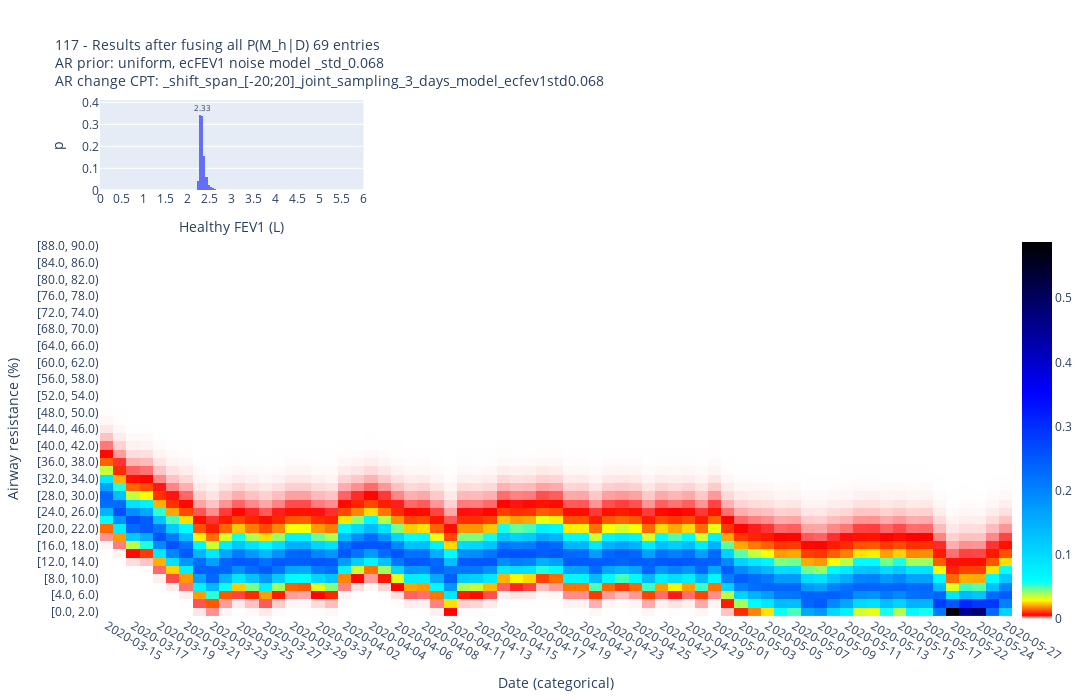

The notebook cell saved with this chart:
### Code cell
df_for_ID = df[df.ID == "117"]

dftmp, _, _ = dh.find_longest_consec_series(df_for_ID)

ecfef2575_cols = [
    "ecFEF2575%ecFEV1",
    "idx ecFEF2575%ecFEV1",
    "idx ecFEF25-75 % ecFEV1 (%)",
]
ecfev1_cols = [
    "ecFEV1",
    "idx ecFEV1 (L)",
]

# obs = "ecFEV1, ecFEF25-75"
obs = "ecFEV1"
dftmp[ecfef2575_cols] = np.nan
# obs = "no obs"
# dftmp[ecfev1_cols + ecfef2575_cols] = np.nan


(
    fig,
    p_M_given_D,
    log_p_D_given_M,
    AR_given_M_and_D,
    AR_given_M_and_all_D,
    res_dict,
) = algs.run_long_noise_model_through_time(
    dftmp,
    ar_prior="uniform",
    # ar_prior="uniform message to HFEV1",
    # ar_prior="breathe (2 days model, ecFEV1 addmultnoise, ecFEF25-75)",
    ar_change_cpt_suffix="_shift_span_[-20;20]_joint_sampling_3_days_model_ecfev1std0.068",
    ecfev1_noise_model_suffix="_std_0.068",
    fef2575_cpt_suffix="",
    # save=True
)
dftmp.head()

### Figure 1 — Plotly figure (JSON) as saved in the notebook; plotly's stock layout.template omitted (floating-point values rounded to 4 significant figures; data arrays with more than 128 entries replaced by an {"elided": "..."} marker saying what was removed)
{"data": [{"histfunc": "sum", "type": "histogram", "x": [1, 1.05, 1.1, 1.15, 1.2, 1.25, 1.3, 1.35, 1.4, 1.45, 1.5, 1.55, 1.6, 1.65, 1.7, 1.75, 1.8, 1.85, 1.9, 1.95, 2.0, 2.05, 2.1, 2.15, 2.2, 2.25, 2.3, 2.35, 2.4, 2.45, 2.5, 2.55, 2.6, 2.65, 2.7, 2.75, 2.8, 2.85, 2.9, 2.95, 3.0, 3.05, 3.1, 3.15, 3.2, 3.25, 3.3, 3.35, 3.4, 3.45, 3.5, 3.55, 3.6, 3.65, 3.7, 3.75, 3.8, 3.85, 3.9, 3.95, 4.0, 4.05, 4.1, 4.15, 4.2, 4.25, 4.3, 4.35, 4.4, 4.45, 4.5, 4.55, 4.6, 4.65, 4.7, 4.75, 4.8, 4.85, 4.9, 4.95, 5.0, 5.05, 5.1, 5.15, 5.2, 5.25, 5.3, 5.35, 5.4, 5.45, 5.5, 5.55, 5.6, 5.65, 5.7, 5.75, 5.8, 5.85, 5.9, 5.95], "xaxis": "x", "xbins": {"end": 6, "size": 0.05, "start": 0}, "y": [0, 0, 0, 0, 0, 0, 0, 0, 0, 0, 0, 0, 0, 0, 0, 9.331e-290, 8.026e-213, 6.548e-150, 2.826e-100, 5.426e-63, 7.688e-37, 4.654e-20, 3.198e-10, 8.647e-05, 0.04224, 0.3423, 0.3388, 0.1561, 0.05917, 0.0236, 0.01288, 0.009387, 0.006001, 0.003338, 0.002249, 0.001488, 0.0009091, 0.0005738, 0.0003336, 0.0002199, 0.0001166, 7.665e-05, 3.89e-05, 2.472e-05, 1.221e-05, 7.419e-06, 3.65e-06, 2.065e-06, 1.045e-06, 5.168e-07, 2.833e-07, 1.258e-07, 6.674e-08, 3.104e-08, 1.441e-08, 6.927e-09, 3.013e-09, 1.397e-09, 6.024e-10, 2.586e-10, 1.135e-10, 4.58e-11, 1.95e-11, 7.492e-12, 3.122e-12, 1.177e-12, 4.559e-13, 1.709e-13, 6.346e-14, 2.279e-14, 8.178e-15, 2.846e-15, 9.8e-16, 3.359e-16, 1.04e-16, 3.875e-17, 9.847e-18, 4.203e-18, 9.425e-19, 3.444e-19, 1.02e-19, 2.373e-20, 9.811e-21, 1.97e-21, 6.08e-22, 1.791e-22, 3.887e-23, 1.15e-23, 2.898e-24, 6.758e-25, 1.718e-25, 4.044e-26, 9.451e-27, 2.139e-27, 4.802e-28, 1.11e-28, 2.346e-29, 4.548e-30, 1.021e-30, 2.071e-31], "yaxis": "y"}, {"coloraxis": "coloraxis", "type": "heatmap", "x": ["2020-03-15", "2020-03-16", "2020-03-17", "2020-03-18", "2020-03-19", "2020-03-20", "2020-03-21", "2020-03-22", "2020-03-23", "2020-03-24", "2020-03-25", "2020-03-26", "2020-03-27", "2020-03-28", "2020-03-29", "2020-03-30", "2020-03-31", "2020-04-01", "2020-04-02", "2020-04-03", "2020-04-04", "2020-04-05", "2020-04-06", "2020-04-07", "2020-04-08", "2020-04-10", "2020-04-11", "2020-04-12", "2020-04-13", "2020-04-14", "2020-04-15", "2020-04-16", "2020-04-17", "2020-04-18", "2020-04-19", "2020-04-20", "2020-04-21", "2020-04-22", "2020-04-23", "2020-04-24", "2020-04-25", "2020-04-26", "2020-04-27", "2020-04-28", "2020-04-29", "2020-04-30", "2020-05-01", "2020-05-02", "2020-05-03", "2020-05-04", "2020-05-05", "2020-05-06", "2020-05-07", "2020-05-08", "2020-05-09", "2020-05-10", "2020-05-11", "2020-05-12", "2020-05-13", "2020-05-14", "2020-05-15", "2020-05-16", "2020-05-17", "2020-05-19", "2020-05-22", "2020-05-23", "2020-05-24", "2020-05-26", "2020-05-27"], "xaxis": "x2", "y": ["[0.0, 2.0)", "[2.0, 4.0)", "[4.0, 6.0)", "[6.0, 8.0)", "[8.0, 10.0)", "[10.0, 12.0)", "[12.0, 14.0)", "[14.0, 16.0)", "[16.0, 18.0)", "[18.0, 20.0)", "[20.0, 22.0)", "[22.0, 24.0)", "[24.0, 26.0)", "[26.0, 28.0)", "[28.0, 30.0)", "[30.0, 32.0)", "[32.0, 34.0)", "[34.0, 36.0)", "[36.0, 38.0)", "[38.0, 40.0)", "[40.0, 42.0)", "[42.0, 44.0)", "[44.0, 46.0)", "[46.0, 48.0)", "[48.0, 50.0)", "[50.0, 52.0)", "[52.0, 54.0)", "[54.0, 56.0)", "[56.0, 58.0)", "[58.0, 60.0)", "[60.0, 62.0)", "[62.0, 64.0)", "[64.0, 66.0)", "[66.0, 68.0)", "[68.0, 70.0)", "[70.0, 72.0)", "[72.0, 74.0)", "[74.0, 76.0)", "[76.0, 78.0)", "[78.0, 80.0)", "[80.0, 82.0)", "[82.0, 84.0)", "[84.0, 86.0)", "[86.0, 88.0)", "[88.0, 90.0)"], "yaxis": "y2", "z": {"elided": "45x69 float values"}}], "layout": {"annotations": [{"font": {"size": 8}, "showarrow": false, "text": "2.33", "x": 2.332, "xref": "x", "y": 0.3766, "yref": "y"}], "coloraxis": {"colorbar": {"len": 0.77, "x": 1, "y": 0.36}, "colorscale": [[0, "white"], [0.01, "red"], [0.05, "yellow"], [0.1, "cyan"], [0.6, "blue"], [1, "black"]]}, "font": {"size": 12}, "height": 700, "title": {"font": {"size": 14}, "text": "117 - Results after fusing all P(M_h|D) 69 entries<br>AR prior: uniform, ecFEV1 noise model _std_0.068<br>AR change CPT: _shift_span_[-20;20]_joint_sampling_3_days_model_ecfev1std0.068"}, "width": 1200, "xaxis": {"anchor": "y", "domain": [0, 0.2889], "nticks": 20, "range": [0, 6], "title": {"text": "Healthy FEV1 (L)"}}, "xaxis2": {"anchor": "y2", "domain": [0, 1], "nticks": 50, "title": {"text": "Date (categorical)"}, "type": "category"}, "yaxis": {"anchor": "x", "domain": [0.825, 1], "title": {"text": "p"}}, "yaxis2": {"anchor": "x2", "domain": [0, 0.725], "title": {"text": "Airway resistance (%)"}}}}
